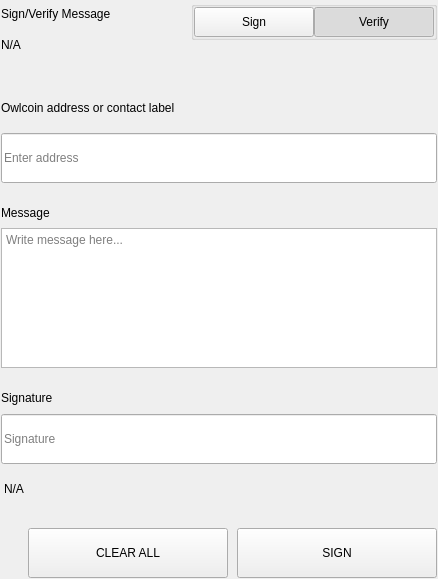
<?xml version="1.0" encoding="UTF-8"?>
<ui version="4.0">
 <class>SettingsSignMessageWidgets</class>
 <widget class="QWidget" name="SettingsSignMessageWidgets">
  <property name="geometry">
   <rect>
    <x>0</x>
    <y>0</y>
    <width>438</width>
    <height>579</height>
   </rect>
  </property>
  <property name="windowTitle">
   <string>Form</string>
  </property>
  <layout class="QVBoxLayout" name="verticalLayout">
   <property name="spacing">
    <number>0</number>
   </property>
   <property name="leftMargin">
    <number>0</number>
   </property>
   <property name="topMargin">
    <number>0</number>
   </property>
   <property name="rightMargin">
    <number>0</number>
   </property>
   <property name="bottomMargin">
    <number>0</number>
   </property>
   <item>
    <widget class="QWidget" name="left" native="true">
     <layout class="QVBoxLayout" name="verticalLayout_3">
      <property name="leftMargin">
       <number>0</number>
      </property>
      <property name="topMargin">
       <number>0</number>
      </property>
      <property name="rightMargin">
       <number>0</number>
      </property>
      <property name="bottomMargin">
       <number>0</number>
      </property>
      <item>
       <widget class="QWidget" name="container_sign" native="true">
        <layout class="QVBoxLayout" name="verticalLayout_2">
         <property name="spacing">
          <number>0</number>
         </property>
         <property name="leftMargin">
          <number>1</number>
         </property>
         <property name="topMargin">
          <number>1</number>
         </property>
         <property name="rightMargin">
          <number>1</number>
         </property>
         <property name="bottomMargin">
          <number>1</number>
         </property>
         <item>
          <layout class="QHBoxLayout" name="horizontalLayout_3" stretch="3,1">
           <property name="spacing">
            <number>40</number>
           </property>
           <item>
            <layout class="QVBoxLayout" name="verticalLayoutTitle">
             <property name="spacing">
              <number>5</number>
             </property>
             <item>
              <widget class="QLabel" name="labelTitle">
               <property name="text">
                <string>Sign/Verify Message</string>
               </property>
              </widget>
             </item>
             <item>
              <widget class="QLabel" name="labelSubtitle1">
               <property name="text">
                <string notr="true">N/A</string>
               </property>
               <property name="wordWrap">
                <bool>true</bool>
               </property>
              </widget>
             </item>
            </layout>
           </item>
           <item alignment="Qt::AlignRight|Qt::AlignTop">
            <widget class="QWidget" name="containerSwitch" native="true">
             <property name="styleSheet">
              <string notr="true">#containerSwitch{
	padding-top:9px;
}</string>
             </property>
             <layout class="QVBoxLayout" name="verticalLayout_6">
              <property name="spacing">
               <number>4</number>
              </property>
              <property name="leftMargin">
               <number>0</number>
              </property>
              <property name="topMargin">
               <number>0</number>
              </property>
              <property name="rightMargin">
               <number>0</number>
              </property>
              <property name="bottomMargin">
               <number>0</number>
              </property>
              <item alignment="Qt::AlignRight">
               <widget class="QGroupBox" name="groupBox">
                <property name="sizePolicy">
                 <sizepolicy hsizetype="Fixed" vsizetype="Preferred">
                  <horstretch>0</horstretch>
                  <verstretch>0</verstretch>
                 </sizepolicy>
                </property>
                <property name="title">
                 <string/>
                </property>
                <property name="alignment">
                 <set>Qt::AlignRight|Qt::AlignTop|Qt::AlignTrailing</set>
                </property>
                <layout class="QHBoxLayout" name="horizontalLayout_4">
                 <property name="spacing">
                  <number>0</number>
                 </property>
                 <property name="leftMargin">
                  <number>0</number>
                 </property>
                 <property name="topMargin">
                  <number>0</number>
                 </property>
                 <property name="rightMargin">
                  <number>0</number>
                 </property>
                 <property name="bottomMargin">
                  <number>0</number>
                 </property>
                 <item>
                  <widget class="QPushButton" name="pushSign">
                   <property name="minimumSize">
                    <size>
                     <width>120</width>
                     <height>30</height>
                    </size>
                   </property>
                   <property name="maximumSize">
                    <size>
                     <width>120</width>
                     <height>30</height>
                    </size>
                   </property>
                   <property name="focusPolicy">
                    <enum>Qt::NoFocus</enum>
                   </property>
                   <property name="text">
                    <string>Sign</string>
                   </property>
                   <property name="checkable">
                    <bool>true</bool>
                   </property>
                   <property name="autoExclusive">
                    <bool>true</bool>
                   </property>
                  </widget>
                 </item>
                 <item>
                  <widget class="QPushButton" name="pushVerify">
                   <property name="minimumSize">
                    <size>
                     <width>120</width>
                     <height>30</height>
                    </size>
                   </property>
                   <property name="maximumSize">
                    <size>
                     <width>120</width>
                     <height>30</height>
                    </size>
                   </property>
                   <property name="focusPolicy">
                    <enum>Qt::NoFocus</enum>
                   </property>
                   <property name="text">
                    <string>Verify</string>
                   </property>
                   <property name="checkable">
                    <bool>true</bool>
                   </property>
                   <property name="checked">
                    <bool>true</bool>
                   </property>
                   <property name="autoExclusive">
                    <bool>true</bool>
                   </property>
                  </widget>
                 </item>
                </layout>
               </widget>
              </item>
              <item alignment="Qt::AlignHCenter|Qt::AlignTop">
               <widget class="QLabel" name="labelSubtitleSwitch">
                <property name="text">
                 <string/>
                </property>
                <property name="alignment">
                 <set>Qt::AlignRight|Qt::AlignTrailing|Qt::AlignVCenter</set>
                </property>
               </widget>
              </item>
             </layout>
            </widget>
           </item>
          </layout>
         </item>
         <item>
          <spacer name="verticalSpacer_2">
           <property name="orientation">
            <enum>Qt::Vertical</enum>
           </property>
           <property name="sizeType">
            <enum>QSizePolicy::Fixed</enum>
           </property>
           <property name="sizeHint" stdset="0">
            <size>
             <width>20</width>
             <height>40</height>
            </size>
           </property>
          </spacer>
         </item>
         <item>
          <widget class="QWidget" name="containerAddress" native="true">
           <property name="sizePolicy">
            <sizepolicy hsizetype="Preferred" vsizetype="Fixed">
             <horstretch>0</horstretch>
             <verstretch>0</verstretch>
            </sizepolicy>
           </property>
           <layout class="QVBoxLayout" name="verticalLayout_5" stretch="0,0">
            <property name="spacing">
             <number>15</number>
            </property>
            <property name="leftMargin">
             <number>0</number>
            </property>
            <property name="topMargin">
             <number>0</number>
            </property>
            <property name="rightMargin">
             <number>0</number>
            </property>
            <property name="bottomMargin">
             <number>0</number>
            </property>
            <item>
             <widget class="QLabel" name="labelSubtitleAddress">
              <property name="minimumSize">
               <size>
                <width>0</width>
                <height>20</height>
               </size>
              </property>
              <property name="maximumSize">
               <size>
                <width>16777215</width>
                <height>20</height>
               </size>
              </property>
              <property name="text">
               <string>Owlcoin address or contact label</string>
              </property>
             </widget>
            </item>
            <item>
             <widget class="QLineEdit" name="addressIn_SM">
              <property name="minimumSize">
               <size>
                <width>0</width>
                <height>50</height>
               </size>
              </property>
              <property name="maximumSize">
               <size>
                <width>16777215</width>
                <height>50</height>
               </size>
              </property>
              <property name="placeholderText">
               <string>Enter address</string>
              </property>
             </widget>
            </item>
           </layout>
          </widget>
         </item>
         <item>
          <spacer name="verticalSpacer_3">
           <property name="orientation">
            <enum>Qt::Vertical</enum>
           </property>
           <property name="sizeType">
            <enum>QSizePolicy::Fixed</enum>
           </property>
           <property name="sizeHint" stdset="0">
            <size>
             <width>20</width>
             <height>20</height>
            </size>
           </property>
          </spacer>
         </item>
         <item>
          <layout class="QVBoxLayout" name="verticalLayout_9">
           <property name="spacing">
            <number>5</number>
           </property>
           <item>
            <widget class="QLabel" name="labelSubtitleMessage">
             <property name="minimumSize">
              <size>
               <width>0</width>
               <height>20</height>
              </size>
             </property>
             <property name="maximumSize">
              <size>
               <width>16777215</width>
               <height>20</height>
              </size>
             </property>
             <property name="text">
              <string>Message</string>
             </property>
            </widget>
           </item>
           <item>
            <widget class="QPlainTextEdit" name="messageIn_SM">
             <property name="minimumSize">
              <size>
               <width>0</width>
               <height>140</height>
              </size>
             </property>
             <property name="maximumSize">
              <size>
               <width>16777215</width>
               <height>140</height>
              </size>
             </property>
             <property name="placeholderText">
              <string>Write message here...</string>
             </property>
            </widget>
           </item>
          </layout>
         </item>
         <item>
          <spacer name="verticalSpacer_4">
           <property name="orientation">
            <enum>Qt::Vertical</enum>
           </property>
           <property name="sizeType">
            <enum>QSizePolicy::Fixed</enum>
           </property>
           <property name="sizeHint" stdset="0">
            <size>
             <width>20</width>
             <height>20</height>
            </size>
           </property>
          </spacer>
         </item>
         <item>
          <widget class="QWidget" name="widget" native="true">
           <property name="minimumSize">
            <size>
             <width>0</width>
             <height>75</height>
            </size>
           </property>
           <property name="maximumSize">
            <size>
             <width>16777215</width>
             <height>16777215</height>
            </size>
           </property>
           <layout class="QVBoxLayout" name="verticalLayout_4">
            <property name="leftMargin">
             <number>0</number>
            </property>
            <property name="topMargin">
             <number>0</number>
            </property>
            <property name="rightMargin">
             <number>0</number>
            </property>
            <property name="bottomMargin">
             <number>0</number>
            </property>
            <item>
             <widget class="QLabel" name="labelSubtitleSignature">
              <property name="minimumSize">
               <size>
                <width>0</width>
                <height>20</height>
               </size>
              </property>
              <property name="maximumSize">
               <size>
                <width>16777215</width>
                <height>20</height>
               </size>
              </property>
              <property name="text">
               <string>Signature</string>
              </property>
             </widget>
            </item>
            <item>
             <widget class="QLineEdit" name="signatureOut_SM">
              <property name="minimumSize">
               <size>
                <width>0</width>
                <height>50</height>
               </size>
              </property>
              <property name="placeholderText">
               <string>Signature</string>
              </property>
             </widget>
            </item>
           </layout>
          </widget>
         </item>
         <item>
          <widget class="QLabel" name="statusLabel_SM">
           <property name="styleSheet">
            <string notr="true">padding-top:5px;</string>
           </property>
           <property name="text">
            <string notr="true">N/A</string>
           </property>
          </widget>
         </item>
         <item>
          <spacer name="verticalSpacer">
           <property name="orientation">
            <enum>Qt::Vertical</enum>
           </property>
           <property name="sizeType">
            <enum>QSizePolicy::Fixed</enum>
           </property>
           <property name="sizeHint" stdset="0">
            <size>
             <width>20</width>
             <height>20</height>
            </size>
           </property>
          </spacer>
         </item>
         <item>
          <layout class="QHBoxLayout" name="horizontalLayout_7">
           <property name="spacing">
            <number>9</number>
           </property>
           <item>
            <spacer name="horizontalSpacer_5">
             <property name="orientation">
              <enum>Qt::Horizontal</enum>
             </property>
             <property name="sizeType">
              <enum>QSizePolicy::Expanding</enum>
             </property>
             <property name="sizeHint" stdset="0">
              <size>
               <width>40</width>
               <height>20</height>
              </size>
             </property>
            </spacer>
           </item>
           <item>
            <widget class="QPushButton" name="pushButtonClear">
             <property name="minimumSize">
              <size>
               <width>200</width>
               <height>50</height>
              </size>
             </property>
             <property name="focusPolicy">
              <enum>Qt::NoFocus</enum>
             </property>
             <property name="text">
              <string>CLEAR ALL</string>
             </property>
            </widget>
           </item>
           <item>
            <widget class="QPushButton" name="pushButtonSave">
             <property name="minimumSize">
              <size>
               <width>200</width>
               <height>50</height>
              </size>
             </property>
             <property name="maximumSize">
              <size>
               <width>200</width>
               <height>50</height>
              </size>
             </property>
             <property name="focusPolicy">
              <enum>Qt::NoFocus</enum>
             </property>
             <property name="text">
              <string>SIGN</string>
             </property>
            </widget>
           </item>
          </layout>
         </item>
        </layout>
       </widget>
      </item>
     </layout>
    </widget>
   </item>
  </layout>
 </widget>
 <resources/>
 <connections/>
</ui>
